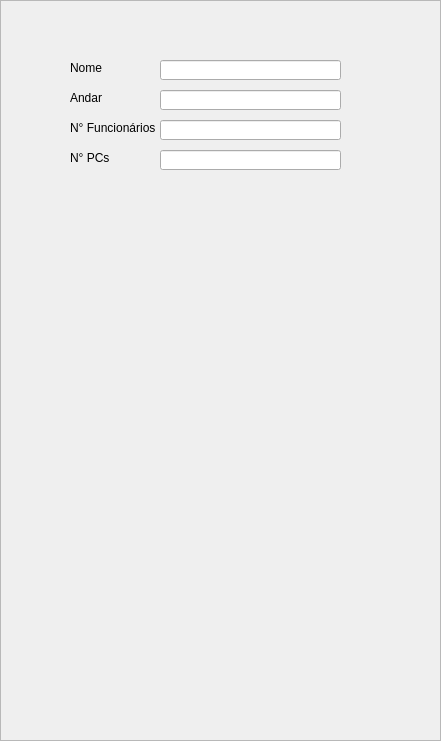
       <widget class="QFrame" name="frameSetor">
        <property name="geometry">
         <rect>
          <x>860</x>
          <y>10</y>
          <width>441</width>
          <height>741</height>
         </rect>
        </property>
        <property name="frameShape">
         <enum>QFrame::StyledPanel</enum>
        </property>
        <property name="frameShadow">
         <enum>QFrame::Raised</enum>
        </property>
        <widget class="QLineEdit" name="txtSetorNome">
         <property name="geometry">
          <rect>
           <x>160</x>
           <y>60</y>
           <width>181</width>
           <height>20</height>
          </rect>
         </property>
        </widget>
        <widget class="QLineEdit" name="txtSetorNFun">
         <property name="geometry">
          <rect>
           <x>160</x>
           <y>120</y>
           <width>181</width>
           <height>20</height>
          </rect>
         </property>
        </widget>
        <widget class="QLineEdit" name="txtSetorAndar">
         <property name="geometry">
          <rect>
           <x>160</x>
           <y>90</y>
           <width>181</width>
           <height>20</height>
          </rect>
         </property>
        </widget>
        <widget class="QLabel" name="labSetorNome">
         <property name="geometry">
          <rect>
           <x>70</x>
           <y>60</y>
           <width>91</width>
           <height>16</height>
          </rect>
         </property>
         <property name="text">
          <string>Nome</string>
         </property>
        </widget>
        <widget class="QLabel" name="labSetorAndar">
         <property name="geometry">
          <rect>
           <x>70</x>
           <y>90</y>
           <width>91</width>
           <height>16</height>
          </rect>
         </property>
         <property name="text">
          <string>Andar</string>
         </property>
        </widget>
        <widget class="QLabel" name="labSetorNFun">
         <property name="geometry">
          <rect>
           <x>70</x>
           <y>120</y>
           <width>91</width>
           <height>16</height>
          </rect>
         </property>
         <property name="text">
          <string>N° Funcionários</string>
         </property>
        </widget>
        <widget class="QLineEdit" name="txtSetorNPcs">
         <property name="geometry">
          <rect>
           <x>160</x>
           <y>150</y>
           <width>181</width>
           <height>20</height>
          </rect>
         </property>
        </widget>
        <widget class="QLabel" name="labSetorNPcs">
         <property name="geometry">
          <rect>
           <x>70</x>
           <y>150</y>
           <width>91</width>
           <height>16</height>
          </rect>
         </property>
         <property name="text">
          <string>N° PCs</string>
         </property>
        </widget>
       </widget>
